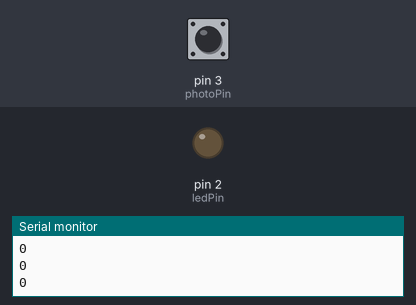
Bench run of a sketch on a simulated Arduino Uno, built with avr-gcc and run on an emulated ATmega328P. On the bench: output pins drawn as LEDs (lit = HIGH), the last lines printed to the serial monitor. The test bench sets the inputs (shaded band); at power-on: pin 3 (photoPin) HIGH.

Above: at 1.2 s.
1.3 s: pin 3 (photoPin) pulled LOW for 0.15 s
At 2.0 s:
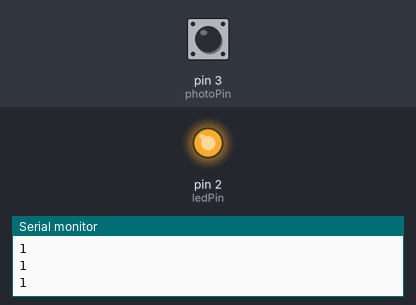
2.9 s: pin 3 (photoPin) pulled LOW for 1 s
At 3.3 s:
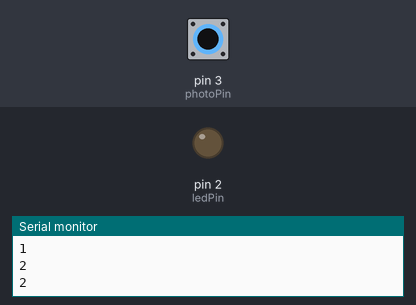
5.4 s: pin 3 (photoPin) pulled LOW for 3.2 s
At 6.3 s:
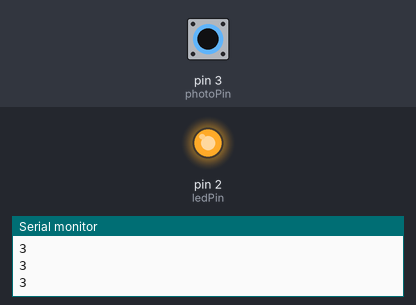
Timing chart, 0 to 8.4 s (numbered marks = the images above; inputs shaded):
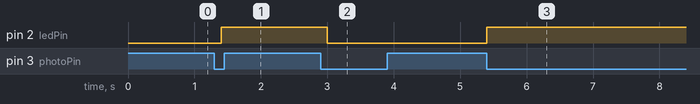

The sketch:

Photointerrupter.ino
```cpp
const byte ledPin = 2;
const byte photoPin = 3;
int count = 0;
volatile byte blue = LOW;
void setup() {
  // put your setup code here, to run once:
  pinMode(ledPin, OUTPUT);
  pinMode(photoPin, INPUT_PULLUP);
  attachInterrupt(digitalPinToInterrupt(photoPin), blink, FALLING );
  Serial.begin(9600);
}

void loop() {
  // put your main code here, to run repeatedly:
  Serial.println(count);
  digitalWrite(ledPin, blue);
  delay(200);
}

void blink() {
  blue = !blue;
  count = count + 1;
}
```

Measured:
- after the input at 1.3 s, pin 2 (ledPin): LOW → HIGH after 0.10 s
- after the input at 2.9 s, pin 2 (ledPin): HIGH → LOW after 0.10 s
- after the input at 5.4 s, pin 2 (ledPin): LOW → HIGH at once
